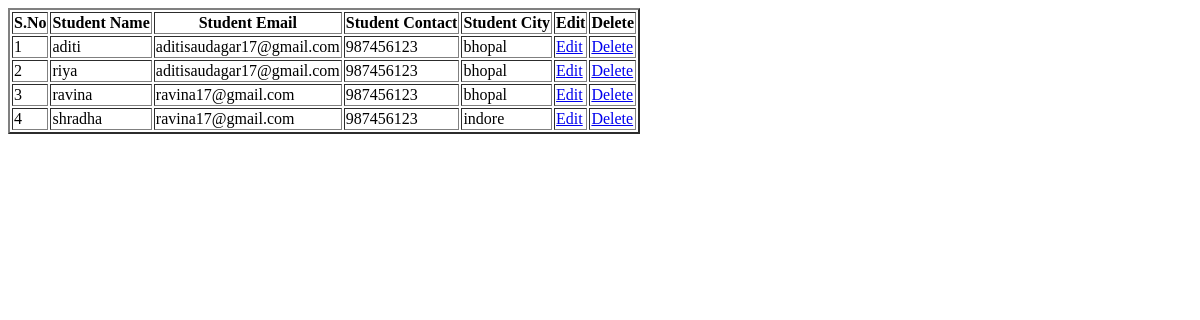
/, run on an earlier commit of the app's database.
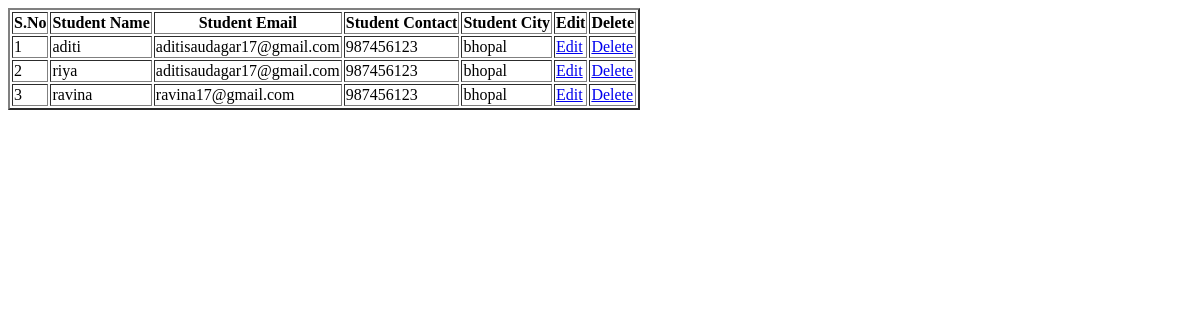
And on a later commit of the database.
### app/models.py (models this page shows)
class Student(models.Model):
    stu_name = models.CharField(max_length=50)
    stu_email = models.EmailField()
    stu_contact = models.IntegerField()
    stu_city = models.CharField(max_length=50)
    def __str__(self):
        return self.stu_name

### app/views.py (the view)
# urls.py: path('',views.home,name='home'),
def home(request):
    stu = Student.objects.all()
    print(stu)
    return render(request, 'home.html',{'data':stu.values(),'data2':"kuch nhi"})

### app/templates/home.html (shortened to what this page needs)
<table border='2'>
<tr>
<th>S.No</th>
<th>Student Name</th>
<th>Student Email</th>
<th>Student Contact</th>
<th>Student City</th>
<th>Edit</th>
<th>Delete</th>
</tr>
{% for i in data %}
<tr>
<td>{{forloop.counter}}</td>
<td>{{i.stu_name}}</td>
<td>{{i.stu_email}}</td>
<td>{{i.stu_contact}}</td>
<td>{{i.stu_city}}</td>
<td><a href="{% url 'edit' pk=i.id %}">Edit</a></td>
<td><a href="{% url 'delete' pk=i.id %}">Delete</a></td>
</tr>
{% endfor %}
</table>

What changed in the data, as far as the page shows it:
removed Student: stu_name "shradha", stu_email "ravina17@gmail.com", stu_contact "987456123", stu_city "indore"
